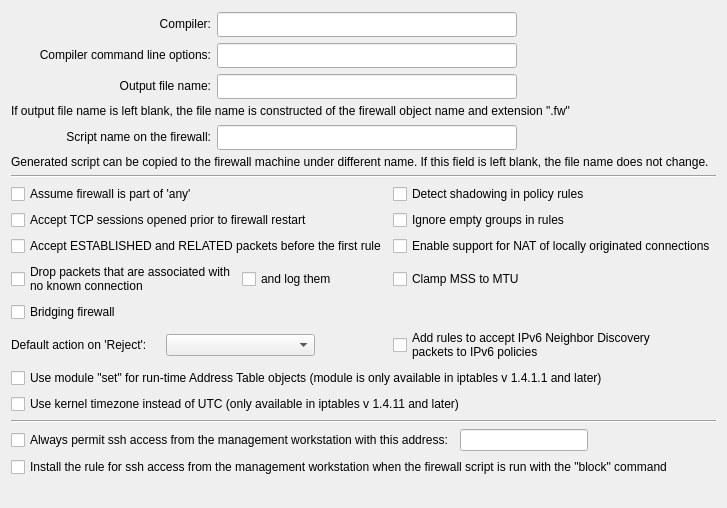
     <widget class="QWidget" name="tab0">
      <attribute name="title">
       <string>Compiler</string>
      </attribute>
      <layout class="QGridLayout" name="gridLayout_10">
       <item row="0" column="0">
        <layout class="QGridLayout" name="gridLayout_7"/>
       </item>
       <item row="1" column="0" colspan="2">
        <layout class="QGridLayout" name="gridLayout_9" columnstretch="5,5,5">
         <item row="1" column="0">
          <widget class="QLabel" name="compilerLabel">
           <property name="text">
            <string>Compiler:</string>
           </property>
           <property name="alignment">
            <set>Qt::AlignRight|Qt::AlignTrailing|Qt::AlignVCenter</set>
           </property>
           <property name="wordWrap">
            <bool>false</bool>
           </property>
          </widget>
         </item>
         <item row="1" column="1">
          <widget class="QLineEdit" name="compiler">
           <property name="minimumSize">
            <size>
             <width>300</width>
             <height>25</height>
            </size>
           </property>
           <property name="maximumSize">
            <size>
             <width>32767</width>
             <height>22</height>
            </size>
           </property>
          </widget>
         </item>
         <item row="2" column="0">
          <widget class="QLabel" name="compilerArgsLabel">
           <property name="sizePolicy">
            <sizepolicy hsizetype="Expanding" vsizetype="Preferred">
             <horstretch>0</horstretch>
             <verstretch>0</verstretch>
            </sizepolicy>
           </property>
           <property name="text">
            <string>Compiler command line options:</string>
           </property>
           <property name="alignment">
            <set>Qt::AlignRight|Qt::AlignTrailing|Qt::AlignVCenter</set>
           </property>
           <property name="wordWrap">
            <bool>false</bool>
           </property>
          </widget>
         </item>
         <item row="2" column="1">
          <widget class="QLineEdit" name="compilerArgs">
           <property name="minimumSize">
            <size>
             <width>0</width>
             <height>25</height>
            </size>
           </property>
           <property name="maximumSize">
            <size>
             <width>32767</width>
             <height>22</height>
            </size>
           </property>
          </widget>
         </item>
         <item row="3" column="0">
          <widget class="QLabel" name="textLabel1_5">
           <property name="sizePolicy">
            <sizepolicy hsizetype="Expanding" vsizetype="Preferred">
             <horstretch>0</horstretch>
             <verstretch>0</verstretch>
            </sizepolicy>
           </property>
           <property name="text">
            <string>Output file name:</string>
           </property>
           <property name="alignment">
            <set>Qt::AlignRight|Qt::AlignTrailing|Qt::AlignVCenter</set>
           </property>
           <property name="wordWrap">
            <bool>true</bool>
           </property>
          </widget>
         </item>
         <item row="3" column="1">
          <widget class="QLineEdit" name="outputFileName">
           <property name="minimumSize">
            <size>
             <width>300</width>
             <height>25</height>
            </size>
           </property>
           <property name="maximumSize">
            <size>
             <width>32767</width>
             <height>22</height>
            </size>
           </property>
          </widget>
         </item>
         <item row="1" column="2">
          <spacer name="horizontalSpacer_3">
           <property name="orientation">
            <enum>Qt::Horizontal</enum>
           </property>
           <property name="sizeHint" stdset="0">
            <size>
             <width>40</width>
             <height>20</height>
            </size>
           </property>
          </spacer>
         </item>
        </layout>
       </item>
       <item row="2" column="0" colspan="2">
        <widget class="QLabel" name="label_7">
         <property name="text">
          <string>If output file name is left blank, the file name is constructed of the firewall object name and extension &quot;.fw&quot;</string>
         </property>
         <property name="wordWrap">
          <bool>true</bool>
         </property>
        </widget>
       </item>
       <item row="3" column="0" colspan="2">
        <layout class="QGridLayout" name="gridLayout_8" columnstretch="5,5,5">
         <item row="0" column="0">
          <widget class="QLabel" name="label_2">
           <property name="text">
            <string>Script name on the firewall:</string>
           </property>
           <property name="alignment">
            <set>Qt::AlignRight|Qt::AlignTrailing|Qt::AlignVCenter</set>
           </property>
          </widget>
         </item>
         <item row="0" column="1">
          <widget class="QLineEdit" name="fileNameOnFw">
           <property name="minimumSize">
            <size>
             <width>300</width>
             <height>25</height>
            </size>
           </property>
           <property name="maximumSize">
            <size>
             <width>32767</width>
             <height>22</height>
            </size>
           </property>
          </widget>
         </item>
         <item row="0" column="2">
          <spacer name="horizontalSpacer">
           <property name="orientation">
            <enum>Qt::Horizontal</enum>
           </property>
           <property name="sizeHint" stdset="0">
            <size>
             <width>40</width>
             <height>20</height>
            </size>
           </property>
          </spacer>
         </item>
        </layout>
       </item>
       <item row="4" column="0" colspan="2">
        <widget class="QLabel" name="label_4">
         <property name="text">
          <string>Generated script can be copied to the firewall machine under different name. If this field is left blank, the file name does not change.</string>
         </property>
         <property name="wordWrap">
          <bool>true</bool>
         </property>
        </widget>
       </item>
       <item row="5" column="0" colspan="2">
        <widget class="Line" name="line4_2">
         <property name="frameShape">
          <enum>QFrame::HLine</enum>
         </property>
         <property name="frameShadow">
          <enum>QFrame::Sunken</enum>
         </property>
         <property name="orientation">
          <enum>Qt::Horizontal</enum>
         </property>
        </widget>
       </item>
       <item row="6" column="0" colspan="2">
        <layout class="QGridLayout" name="gridLayout_5">
         <item row="0" column="0">
          <widget class="QCheckBox" name="assumeFwIsPartOfAny">
           <property name="sizePolicy">
            <sizepolicy hsizetype="Minimum" vsizetype="Fixed">
             <horstretch>0</horstretch>
             <verstretch>0</verstretch>
            </sizepolicy>
           </property>
           <property name="text">
            <string>Assume firewall is part of 'any'</string>
           </property>
          </widget>
         </item>
         <item row="0" column="1">
          <widget class="QCheckBox" name="shadowing">
           <property name="sizePolicy">
            <sizepolicy hsizetype="Minimum" vsizetype="Fixed">
             <horstretch>0</horstretch>
             <verstretch>0</verstretch>
            </sizepolicy>
           </property>
           <property name="text">
            <string>Detect shadowing in policy rules</string>
           </property>
          </widget>
         </item>
         <item row="1" column="0">
          <widget class="QCheckBox" name="acceptSessions">
           <property name="sizePolicy">
            <sizepolicy hsizetype="Minimum" vsizetype="Fixed">
             <horstretch>0</horstretch>
             <verstretch>0</verstretch>
            </sizepolicy>
           </property>
           <property name="text">
            <string>Accept TCP sessions opened prior to firewall restart</string>
           </property>
          </widget>
         </item>
         <item row="1" column="1">
          <widget class="QCheckBox" name="emptyGroups">
           <property name="sizePolicy">
            <sizepolicy hsizetype="Minimum" vsizetype="Fixed">
             <horstretch>0</horstretch>
             <verstretch>0</verstretch>
            </sizepolicy>
           </property>
           <property name="text">
            <string>Ignore empty groups in rules</string>
           </property>
          </widget>
         </item>
         <item row="2" column="0">
          <widget class="QCheckBox" name="acceptESTBeforeFirst">
           <property name="sizePolicy">
            <sizepolicy hsizetype="Minimum" vsizetype="Fixed">
             <horstretch>0</horstretch>
             <verstretch>0</verstretch>
            </sizepolicy>
           </property>
           <property name="text">
            <string>Accept ESTABLISHED and RELATED packets before the first rule</string>
           </property>
          </widget>
         </item>
         <item row="2" column="1">
          <widget class="QCheckBox" name="localNAT">
           <property name="sizePolicy">
            <sizepolicy hsizetype="Minimum" vsizetype="Fixed">
             <horstretch>0</horstretch>
             <verstretch>0</verstretch>
            </sizepolicy>
           </property>
           <property name="text">
            <string>Enable support for NAT of locally originated connections</string>
           </property>
          </widget>
         </item>
         <item row="3" column="0">
          <layout class="QHBoxLayout" name="horizontalLayout_3">
           <item>
            <widget class="QCheckBox" name="dropInvalid">
             <property name="text">
              <string>Drop packets that are associated with
no known connection</string>
             </property>
            </widget>
           </item>
           <item>
            <widget class="QCheckBox" name="logInvalid">
             <property name="text">
              <string>and log them</string>
             </property>
            </widget>
           </item>
          </layout>
         </item>
         <item row="3" column="1">
          <widget class="QCheckBox" name="clampMSStoMTU">
           <property name="sizePolicy">
            <sizepolicy hsizetype="Minimum" vsizetype="Fixed">
             <horstretch>0</horstretch>
             <verstretch>0</verstretch>
            </sizepolicy>
           </property>
           <property name="toolTip">
            <string>This adds a rule on top of the policy with iptables target TCPMSS
and option --clamp-mss-to-pmtu. Generation of this command is
version-dependent and also depends on the setting of ip or ipv6 forwarding
in host settings dialog.
</string>
           </property>
           <property name="text">
            <string>Clamp MSS to MTU</string>
           </property>
          </widget>
         </item>
         <item row="4" column="0">
          <widget class="QCheckBox" name="bridge">
           <property name="sizePolicy">
            <sizepolicy hsizetype="Minimum" vsizetype="Fixed">
             <horstretch>0</horstretch>
             <verstretch>0</verstretch>
            </sizepolicy>
           </property>
           <property name="text">
            <string>Bridging firewall</string>
           </property>
          </widget>
         </item>
         <item row="5" column="0">
          <layout class="QHBoxLayout" name="horizontalLayout_4">
           <item>
            <widget class="QLabel" name="textLabel9">
             <property name="text">
              <string>Default action on 'Reject':</string>
             </property>
             <property name="wordWrap">
              <bool>false</bool>
             </property>
            </widget>
           </item>
           <item>
            <widget class="QComboBox" name="actionOnReject"/>
           </item>
           <item>
            <spacer>
             <property name="orientation">
              <enum>Qt::Horizontal</enum>
             </property>
             <property name="sizeType">
              <enum>QSizePolicy::Minimum</enum>
             </property>
             <property name="sizeHint" stdset="0">
              <size>
               <width>72</width>
               <height>20</height>
              </size>
             </property>
            </spacer>
           </item>
          </layout>
         </item>
         <item row="5" column="1">
          <widget class="QCheckBox" name="ipv6NeighborDiscovery">
           <property name="toolTip">
            <string>Compiler will automatically generate rules to permit ICMP6 packets used in IPv6
Neighbor Discovery after the rules that accept ESTABLISHED,RELATE and before 
the rule that drops packets in state INVALID.</string>
           </property>
           <property name="text">
            <string>Add rules to accept IPv6 Neighbor Discovery
packets to IPv6 policies</string>
           </property>
          </widget>
         </item>
         <item row="6" column="0" colspan="2">
          <widget class="QCheckBox" name="useModuleSet">
           <property name="text">
            <string>Use module &quot;set&quot; for run-time Address Table objects (module is only available in iptables v 1.4.1.1 and later)</string>
           </property>
          </widget>
         </item>
         <item row="7" column="0" colspan="2">
          <widget class="QCheckBox" name="useKernelTz">
           <property name="text">
            <string>Use kernel timezone instead of UTC (only available in iptables v 1.4.11 and later)</string>
           </property>
          </widget>
         </item>
        </layout>
       </item>
       <item row="7" column="0" colspan="2">
        <widget class="Line" name="line4">
         <property name="frameShape">
          <enum>QFrame::HLine</enum>
         </property>
         <property name="frameShadow">
          <enum>QFrame::Sunken</enum>
         </property>
         <property name="orientation">
          <enum>Qt::Horizontal</enum>
         </property>
        </widget>
       </item>
       <item row="8" column="0" colspan="2">
        <layout class="QHBoxLayout" name="horizontalLayout_5">
         <item>
          <widget class="QCheckBox" name="mgmt_ssh">
           <property name="text">
            <string>Always permit ssh access from the management workstation with this address:</string>
           </property>
          </widget>
         </item>
         <item>
          <widget class="QLineEdit" name="mgmt_addr">
           <property name="sizePolicy">
            <sizepolicy hsizetype="Expanding" vsizetype="Fixed">
             <horstretch>0</horstretch>
             <verstretch>0</verstretch>
            </sizepolicy>
           </property>
           <property name="maximumSize">
            <size>
             <width>32767</width>
             <height>32767</height>
            </size>
           </property>
          </widget>
         </item>
         <item>
          <spacer name="horizontalSpacer_2">
           <property name="orientation">
            <enum>Qt::Horizontal</enum>
           </property>
           <property name="sizeHint" stdset="0">
            <size>
             <width>40</width>
             <height>20</height>
            </size>
           </property>
          </spacer>
         </item>
        </layout>
       </item>
       <item row="9" column="0" colspan="2">
        <widget class="QCheckBox" name="add_mgmt_ssh_rule_when_stoped">
         <property name="text">
          <string>Install the rule for ssh access from the management workstation when the firewall script is run with the &quot;block&quot; command</string>
         </property>
        </widget>
       </item>
       <item row="10" column="1">
        <spacer>
         <property name="orientation">
          <enum>Qt::Vertical</enum>
         </property>
         <property name="sizeType">
          <enum>QSizePolicy::Expanding</enum>
         </property>
         <property name="sizeHint" stdset="0">
          <size>
           <width>20</width>
           <height>20</height>
          </size>
         </property>
        </spacer>
       </item>
      </layout>
     </widget>
